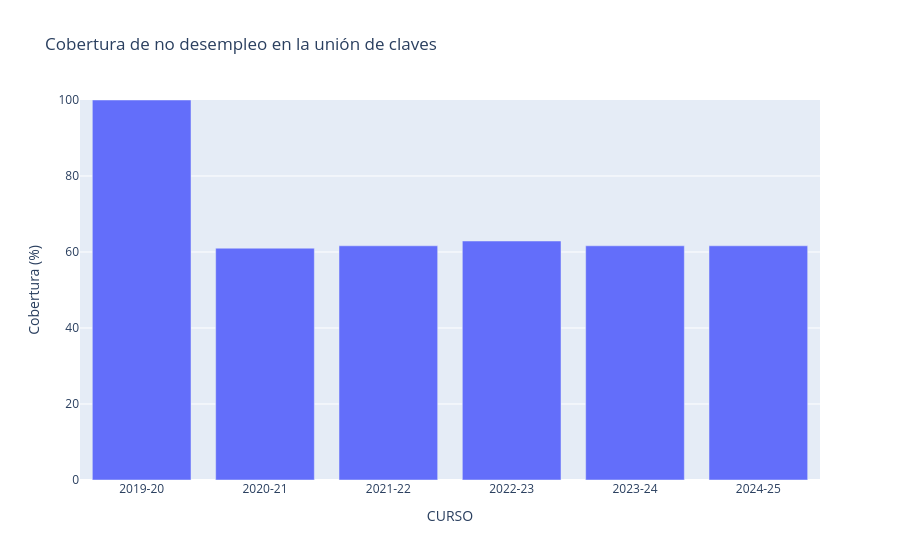

The code cell stored with this chart in its notebook:
### Markdown cell above
## 5. Integración con movilidad y matrícula
Unión externa validada uno a uno por las cuatro claves exactas. Se preservan las 795 filas de movilidad y los 593 registros de no desempleo: 491 claves coinciden y 102 se incorporan (2019-20). No se hacen emparejamientos aproximados. La matrícula de filas nuevas se consulta en `upv_matricula.csv`. No se interpreta la matrícula como denominador de no desempleo.

Las tablas existentes se mantienen para que su cobertura siga teniendo el mismo denominador. El nuevo dataset integrado conserva `ORIGEN_INTEGRACION` y `ARCHIVO_NO_DESEMPLEO`. `left_only` = solo tabla previa, `right_only` = solo fuente nueva y `both` = ambas.

### Code cell
integrado, cobertura = integrate(df, ROOT)
print("Dimensiones integradas:", integrado.shape)
display(integrado.ORIGEN_INTEGRACION.value_counts().to_frame("Registros"))
display(cobertura)
display(integrado[integrado.ORIGEN_INTEGRACION.eq("right_only")][KEYS + [VALUE, "NUMERO_ALUMNOS_MATRICULADOS"]].head(10))
assert integrado[VALUE].count() == df[VALUE].count()
assert not integrado.duplicated(KEYS).any()
fig = px.bar(cobertura, x="CURSO", y="CON_NO_DESEMPLEO_PCT", hover_data=["TOTAL_REGISTROS", "CON_NO_DESEMPLEO"], title="Cobertura de no desempleo en la unión de claves")
fig.update_yaxes(range=[0,100], title="Cobertura (%)")
display(fig)

### Figure 1 — Plotly figure (JSON) as saved in the notebook; plotly's stock layout.template omitted (floating-point values rounded to 4 significant figures)
{"data": [{"customdata": [[102, 102], [159, 97], [159, 98], [159, 100], [159, 98], [159, 98]], "hovertemplate": "CURSO=%{x}<br>CON_NO_DESEMPLEO_PCT=%{y}<br>TOTAL_REGISTROS=%{customdata[0]}<br>CON_NO_DESEMPLEO=%{customdata[1]}<extra></extra>", "legendgroup": "", "marker": {"color": "#636efa", "pattern": {"shape": ""}}, "name": "", "orientation": "v", "showlegend": false, "textposition": "auto", "x": ["2019-20", "2020-21", "2021-22", "2022-23", "2023-24", "2024-25"], "xaxis": "x", "y": [100.0, 61.01, 61.64, 62.89, 61.64, 61.64], "yaxis": "y", "type": "bar"}], "layout": {"xaxis": {"anchor": "y", "domain": [0.0, 1.0], "title": {"text": "CURSO"}}, "yaxis": {"anchor": "x", "domain": [0.0, 1.0], "title": {"text": "Cobertura (%)"}, "range": [0, 100]}, "legend": {"tracegroupgap": 0}, "title": {"text": "Cobertura de no desempleo en la unión de claves"}, "barmode": "relative"}}
